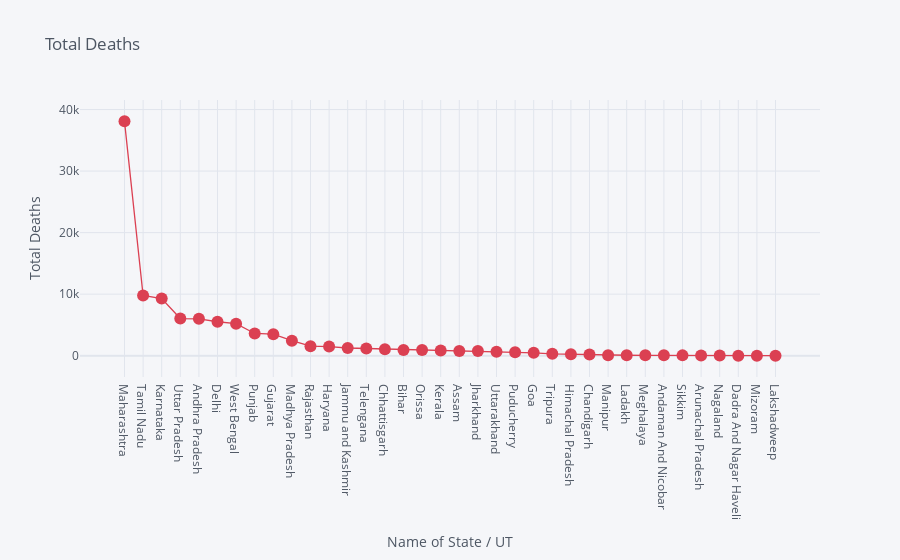

This figure's notebook cell:
### Code cell
df_deaths.iplot(kind='scatter',x='Name of State / UT',y='deaths',mode='markers+lines',
                title='Total Deaths',xTitle='Name of State / UT',yTitle='Total Deaths',
                colors='red',size=12)

### Figure 1 — Plotly figure (JSON) as saved in the notebook; plotly's stock layout.template omitted (floating-point values rounded to 4 significant figures)
{"data": [{"line": {"color": "rgba(219, 64, 82, 1.0)", "dash": "solid", "shape": "linear", "width": 1.3}, "marker": {"size": 12, "symbol": "circle"}, "mode": "markers+lines", "name": "deaths", "text": "", "type": "scatter", "x": ["Maharashtra", "Tamil Nadu", "Karnataka", "Uttar Pradesh", "Andhra Pradesh", "Delhi", "West Bengal ", "Punjab", "Gujarat", "Madhya Pradesh ", "Rajasthan", "Haryana", "Jammu and Kashmir", "Telengana", "Chhattisgarh ", "Bihar ", "Orissa ", "Kerala", "Assam ", "Jharkhand ", "Uttarakhand", "Puducherry ", "Goa ", "Tripura ", "Himachal Pradesh ", "Chandigarh ", "Manipur ", "Ladakh", "Meghalaya ", "Andaman And Nicobar ", "Sikkim ", "Arunachal Pradesh ", "Nagaland ", "Dadra And Nagar Haveli ", "Mizoram ", "Lakshadweep "], "y": [38084, 9784, 9286, 6029, 5981, 5510, 5194, 3603, 3496, 2434, 1545, 1470, 1242, 1171, 1045, 915, 907, 836, 749, 743, 652, 539, 456, 299, 217, 174, 74, 61, 54, 53, 45, 18, 17, 2, 0, 0]}], "layout": {"legend": {"bgcolor": "#F5F6F9", "font": {"color": "#4D5663"}}, "paper_bgcolor": "#F5F6F9", "plot_bgcolor": "#F5F6F9", "title": {"font": {"color": "#4D5663"}, "text": "Total Deaths"}, "xaxis": {"gridcolor": "#E1E5ED", "showgrid": true, "tickfont": {"color": "#4D5663"}, "title": {"font": {"color": "#4D5663"}, "text": "Name of State / UT"}, "zerolinecolor": "#E1E5ED"}, "yaxis": {"gridcolor": "#E1E5ED", "showgrid": true, "tickfont": {"color": "#4D5663"}, "title": {"font": {"color": "#4D5663"}, "text": "Total Deaths"}, "zerolinecolor": "#E1E5ED"}}}
